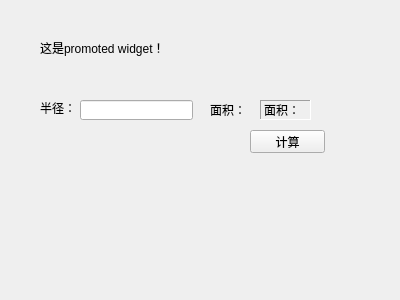
<?xml version="1.0" encoding="UTF-8"?>
<ui version="4.0">
 <class>CountPanel</class>
 <widget class="QWidget" name="CountPanel">
  <property name="geometry">
   <rect>
    <x>0</x>
    <y>0</y>
    <width>400</width>
    <height>300</height>
   </rect>
  </property>
  <property name="windowTitle">
   <string>Form</string>
  </property>
  <widget class="QPushButton" name="countBtn">
   <property name="geometry">
    <rect>
     <x>250</x>
     <y>130</y>
     <width>75</width>
     <height>23</height>
    </rect>
   </property>
   <property name="text">
    <string>计算</string>
   </property>
  </widget>
  <widget class="QLabel" name="label">
   <property name="geometry">
    <rect>
     <x>40</x>
     <y>100</y>
     <width>51</width>
     <height>16</height>
    </rect>
   </property>
   <property name="text">
    <string>半径：</string>
   </property>
  </widget>
  <widget class="QLineEdit" name="radiusLineEdit">
   <property name="geometry">
    <rect>
     <x>80</x>
     <y>100</y>
     <width>113</width>
     <height>20</height>
    </rect>
   </property>
  </widget>
  <widget class="QLabel" name="label_2">
   <property name="geometry">
    <rect>
     <x>210</x>
     <y>100</y>
     <width>51</width>
     <height>20</height>
    </rect>
   </property>
   <property name="text">
    <string>面积：</string>
   </property>
  </widget>
  <widget class="QLabel" name="areaLabel">
   <property name="geometry">
    <rect>
     <x>260</x>
     <y>100</y>
     <width>51</width>
     <height>20</height>
    </rect>
   </property>
   <property name="frameShape">
    <enum>QFrame::Panel</enum>
   </property>
   <property name="frameShadow">
    <enum>QFrame::Sunken</enum>
   </property>
   <property name="text">
    <string>面积：</string>
   </property>
  </widget>
  <widget class="QLabel" name="label_3">
   <property name="geometry">
    <rect>
     <x>40</x>
     <y>40</y>
     <width>131</width>
     <height>16</height>
    </rect>
   </property>
   <property name="text">
    <string>这是promoted widget！</string>
   </property>
  </widget>
 </widget>
 <resources/>
 <connections/>
</ui>
